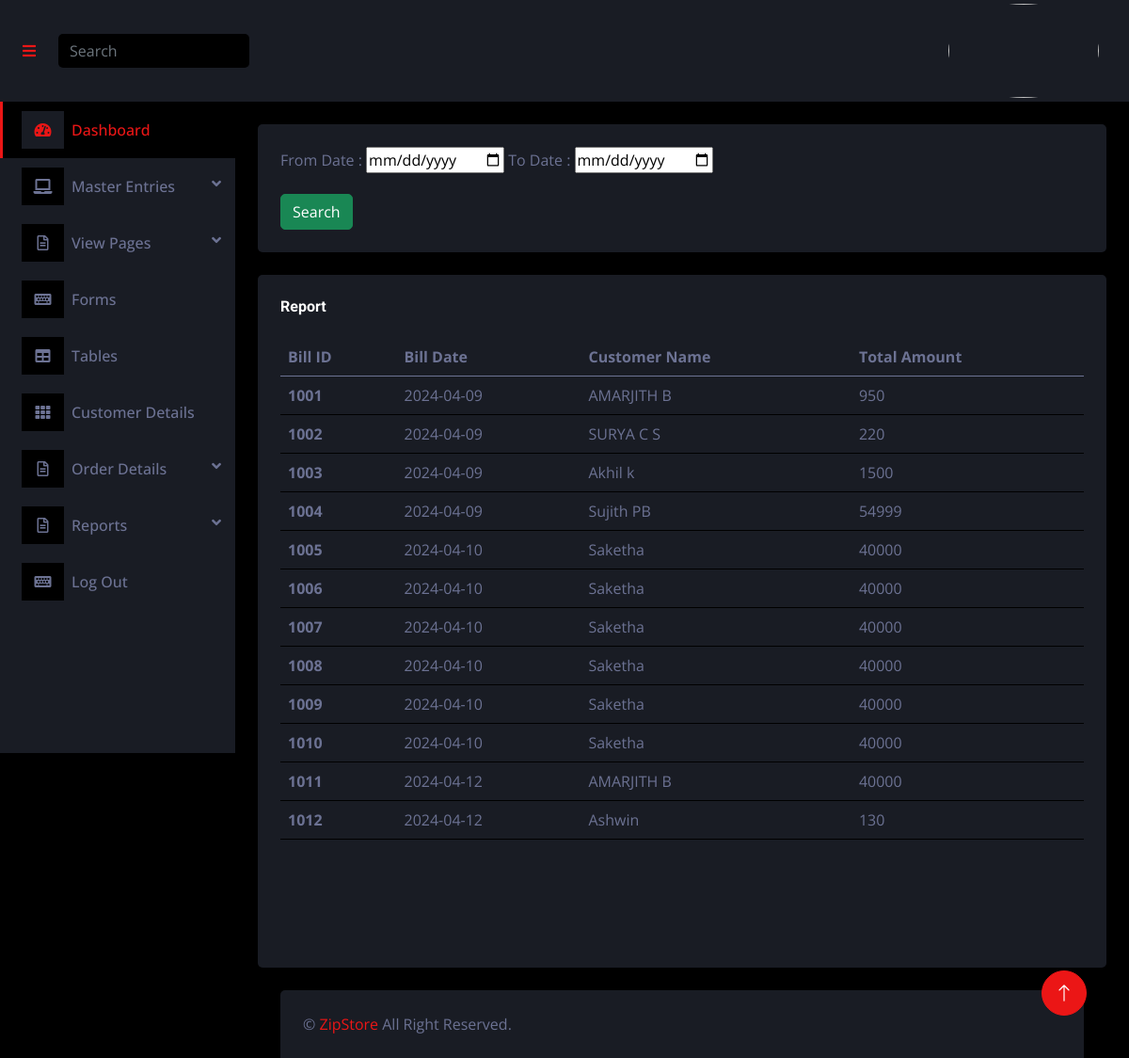
/admin/mainreport.php, run on the app's committed database.
### tables this page shows
CREATE TABLE `tbl_customer` (
  `customer_id` int(11) NOT NULL,
  `customer_name` varchar(50) NOT NULL,
  `email_id` varchar(50) NOT NULL,
  `contact_no` bigint(20) NOT NULL,
  `registration_date` date NOT NULL,
  `password` text NOT NULL,
  `status` varchar(50) NOT NULL
);

### admin/mainreport.php (the view)
<?php
include('header.php')
?>
<div class="container-fluid pt-4 px-4">
<div class="row g-4">
                    <div class="col-sm-12 col-xl-12">
                        <div class="bg-secondary rounded h-100 p-4">
                            <form action = "report_action.php "method="post">
                                <div class="mb-3">
                                <label for="exampleInputEmail1" class="form-label">From Date : </label>
                                <input type="date" class="form-group" name="from_date" >
                                <label for="exampleInputEmail1" class="form-label">To Date : </label>
                                <input type="date" class="form-group" name="to_date" >
                                </div>
                                <button class= "btn btn-success"> Search </button>
                            </form>
                        </div>
                    </div>
                    <div class="col-sm-12 col-xl-12">
                        <div class="bg-secondary rounded h-100 p-4">
                                <div class="mb-3">
                                <h6 class="mb-4">Report</h6>
                            <table class="table table-hover">
                                <thead>
                                    <tr>
                                        <th scope="col">Bill ID</th>
                                        <th scope="col">Bill Date</th>
                                        <th scope="col">Customer Name</th>
                                        <th scope="col">Total Amount</th>
                                    </tr>
                                </thead>
                                <tbody>
                                    <?php
                                    include('config.php');
                                    $sql = "SELECT * FROM `tbl_order(master)` o INNER JOIN `tbl_customer` c on o.customer_id = c.customer_id";
                                    $res = mysqli_query($conn,$sql);
                                    while($display=mysqli_fetch_array($res)){
                                    ?>
                                    <tr>
                                            <th scope="row"><?php echo $display["master_id"] ?></th>
                                            <td><?php echo $display["order_date"] ?></td>
                                            <td><?php echo $display["customer_name"] ?></td>
                                            <td><?php echo $display["total_amount"] ?></td>
                                    <?php
                                    }
                                    ?>
                            </table>
                                </div>
                                </div>
                                <?php
                            include ('footer.php')
                            ?>

### css/style.css (style rules this page uses)
:root { --primary: #EB1616; --secondary: #191C24; --light: #6C7293; --dark: #000000; }
.btn { transition: .5s; }

### admin/header.php (style rules this page uses)
:root { --primary: #EB1616; --secondary: #191C24; --light: #6C7293; --dark: #000000; }
.btn { transition: .5s; }

### data on the page
tbl_order(master): master_id "1001", order_date "2024-04-09", customer.customer_name "AMARJITH B", total_amount "950"
tbl_order(master): master_id "1002", order_date "2024-04-09", customer.customer_name "SURYA C S", total_amount "220"
tbl_order(master): master_id "1003", order_date "2024-04-09", customer.customer_name "Akhil k", total_amount "1500"
tbl_order(master): master_id "1004", order_date "2024-04-09", customer.customer_name "Sujith PB", total_amount "54999"
tbl_order(master): master_id "1005", order_date "2024-04-10", customer.customer_name "Saketha", total_amount "40000"
tbl_order(master): master_id "1006", order_date "2024-04-10", customer.customer_name "Saketha", total_amount "40000"
tbl_order(master): master_id "1007", order_date "2024-04-10", customer.customer_name "Saketha", total_amount "40000"
tbl_order(master): master_id "1008", order_date "2024-04-10", customer.customer_name "Saketha", total_amount "40000"
tbl_order(master): master_id "1009", order_date "2024-04-10", customer.customer_name "Saketha", total_amount "40000"
tbl_order(master): master_id "1010", order_date "2024-04-10", customer.customer_name "Saketha", total_amount "40000"
tbl_order(master): master_id "1011", order_date "2024-04-12", customer.customer_name "AMARJITH B", total_amount "40000"
tbl_order(master): master_id "1012", order_date "2024-04-12", customer.customer_name "Ashwin", total_amount "130"
